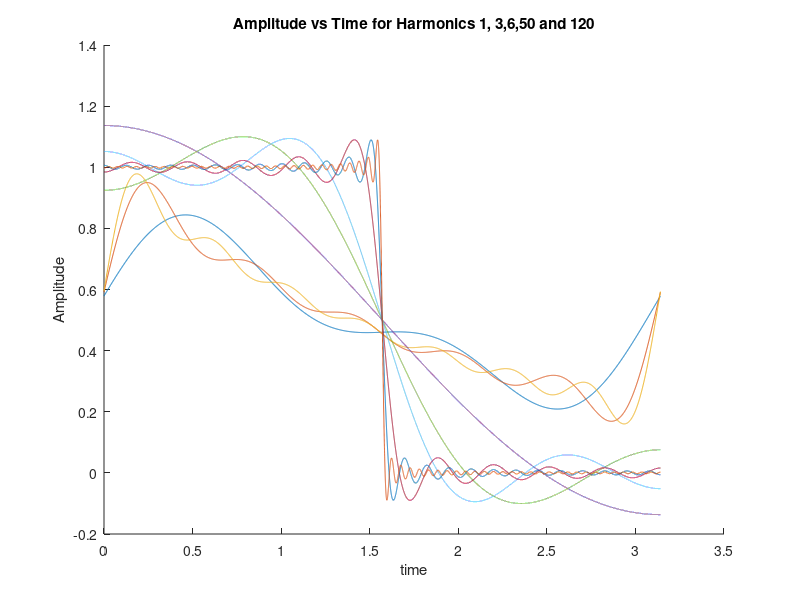
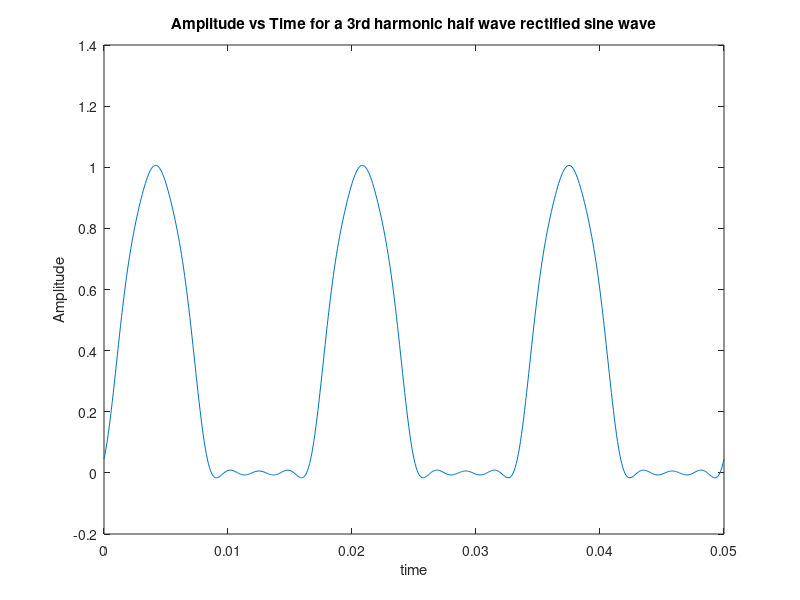
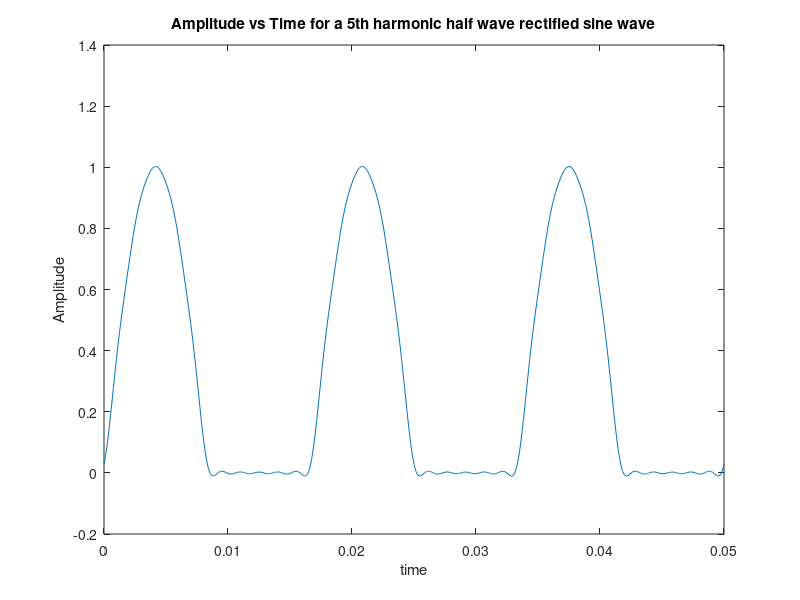
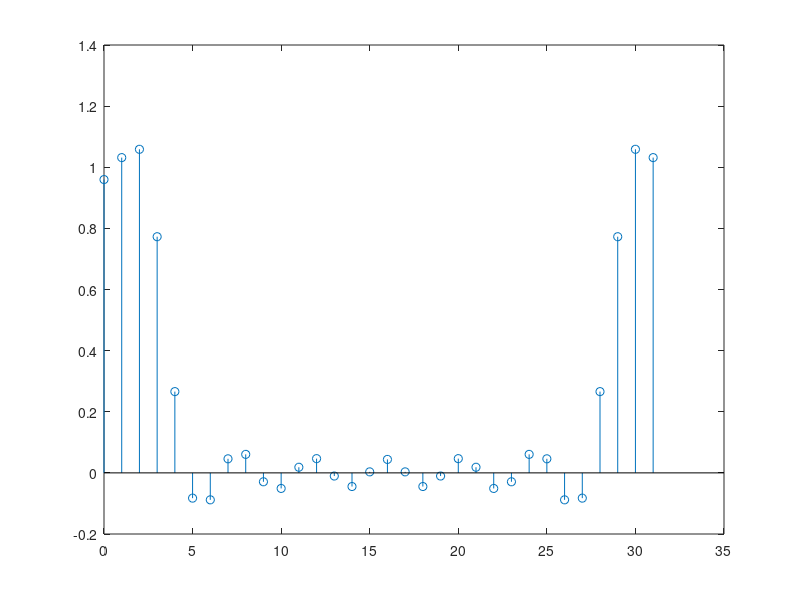

MATLAB code to generate these figures, in order:
%% Lab 3 Fourier Series
% By Chrisotpher W. Fingers
% EE 382 Tuesday/Thursday 3:30 pm - 5:45 Pm

%% Part 1 Compact Fourier

% Define variables and vector
count =1;
y =0;
n = 3;
cn = [ 0.504 .244 .125 .084 .063 .0504 .042 .036];
t= 0:0.001:pi;

% Create while loop to add counted values to y vector
while count ~=n
    x = (2/(sqrt(1+16*(count)^2))*cos(2.*count.*t - atan(4*count)));
    y = y +x;   
    count = count+1;
end

% Add A0 value to compact fourier equation
 y = cn(1) + cn(1).*y;
 
hold on
plot(t,y)
xlabel('Time(sec)');
ylabel('Amplitude');
title ('Amplitude vs Time 2, 5 and 7 Harmonics');
 
y = 0;
n = 6;
count =1;
while count ~=n
    x = 2/(sqrt(1+16*(count)^2))*cos(2.*count.*t - atan(4*count));
    y = y +x;
    count = count+1;
end
    y = cn(1) + cn(1).*y;

hold on
plot(t,y)

y =0;
n = 8;
count =1;
while count ~=n
    x = (2/(sqrt(1+16*(count)^2))*cos(2.*count.*t - atan(4*count)));
    y = y +x;
    count = count+1;
    phi = atand(4*count);
end
 y = cn(1) + cn(1).*y;

hold on
plot(t,y)

% As the different harmonics are plotted against eachother the shape of the
% graph becomes more defined to how it should look, an exponential decay.

%% Part B

clc,clear;
% Define variables
t = 0:0.0001:pi;
A0 = 1/2;
w= 0;
n = 1;
count =1;
% Create while loop for the compact fourier equation.
while count ~= n+1
    
    An = (2./(count.*pi)).*sin(count.*pi./2);
    Omega = An.*cos(t.*count);
    w = w+Omega;
    count = count+1;
end

hold on
Endw = 1/2 + w;
plot(t,Endw)
xlabel('time');
ylabel('Amplitude');
title('Amplitude vs Time for Harmonics 1, 3,6,50 and 120');

w = 0;
Endw = 0;
n = 3;
count =1;
while count ~= n+1
    
    An = (2./(count.*pi)).*sin(count.*pi./2);
    Omega = An.*cos(t.*count);
    w = w+Omega;
    count = count+1;
end

hold on
Endw = 1/2 + w;
plot(t,Endw)

w = 0;
Endw = 0;
n = 6;
count =1;
while count ~= n+1
    
    An = (2./(count.*pi)).*sin(count.*pi./2);
    Omega = An.*cos(t.*count);
    w = w+Omega;
    count = count+1;
end

hold on
Endw = 1/2 + w;
plot(t,Endw)

w = 0;
Endw = 0;
n = 20;
count =1;
while count ~= n+1
    
    An = (2./(count.*pi)).*sin(count.*pi./2);
    Omega = An.*cos(t.*count);
    w = w+Omega;
    count = count+1;
end

hold on
Endw = 1/2 + w;
plot(t,Endw)

w = 0;
Endw = 0;
n = 50;
count =1;
while count ~= n+1
    
    An = (2./(count.*pi)).*sin(count.*pi./2);
    Omega = An.*cos(t.*count);
    w = w+Omega;
    count = count+1;
end

hold on
Endw = 1/2 + w;
plot(t,Endw)

w = 0;
Endw = 0;
n = 120;
count =1;
while count ~= n+1
    
    An = (2./(count.*pi)).*sin(count.*pi./2);
    Omega = An.*cos(t.*count);
    w = w+Omega;
    count = count+1;
end

hold on
Endw = 1/2 + w;
plot(t,Endw)

%As the more and more Harmonics are increased the shape of the square wave
%begins to take form.

%%
clc,clear
n = 3;
t = 0:1/12000:0.05;
A=1;
w = 2*pi/(1/60);
count = 1;
xx = 0;
End = 0;

% Use the fourier transform equation for the half wave rectified sine.
for count = 1:n;
   xx = xx + cos(2*count*w*t) /(4*count^2 -1);
end
    End = A/pi + (A/2)*sin(w*t) - (2*A/pi)*xx;
    
    figure
    plot(t,End)
    xlabel('time');
    ylabel('Amplitude');
    title('Amplitude vs Time for a 3rd harmonic half wave rectified sine wave');
    
n = 5;
t = 0:1/12000:0.05;
A=1;
w = 2*pi/(1/60);
count = 1;
xx = 0;
End = 0;

% Use the fourier transform equation for the half wave rectified sine.
for count = 1:n;
   xx = xx + cos(2*count*w*t) /(4*count^2 -1);
end
    End = A/pi + (A/2)*sin(w*t) - (2*A/pi)*xx;
    
    figure
    plot(t,End)
    xlabel('time');
    ylabel('Amplitude');
    title('Amplitude vs Time for a 5th harmonic half wave rectified sine wave');
    
n = 7;
t = 0:1/12000:0.05;
A=1;
w = 2*pi/(1/60);
count = 1;
xx = 0;
End = 0;

% Use the fourier transform equation for the half wave rectified sine.
for count = 1:n;
   xx = xx + cos(2*count*w*t) /(4*count^2 -1);
end
    End = A/pi + (A/2)*sin(w*t) - (2*A/pi)*xx;
    
    figure
    plot(t,End)
    xlabel('time');
    ylabel('Amplitude');
    title('Amplitude vs Time for a 7th harmonic half wave rectified sine wave');
   
 
%% Part 4 Dft/FFt

clc,clear;
Ts=1/64;
T0=4;
N0=T0/Ts;
t=0:Ts:Ts*(N0-1);
t=t';
g=Ts*exp(-2*t);
g(1)=Ts*0.5;
G=fft(g);
[Gp,Gm]=cart2pol(real(G),imag(G));
k=0:N0-1;
k=k';
w=2*pi*k/T0;
subplot(211), stem(w(1:32),Gm(1:32));
subplot(212),stem(w(1:32),Gp(1:32))

%% Part 5 FFt

clc,clear
B=4;
f0=1/4;
Ts=1/(2*B);
T0=1/f0;
N0=T0/Ts;
k=0:N0-1;
k=k';
for m =1:length(k)
    if k(m)>=0 & k(m)<=3, gk(m)=1; end
    if k(m)==4 & k(m)==28 gk(m)=0.5; end
    if k(m)>=5 & k(m)<=27, gk(m)=0; end
    if k(m)>=29 & k(m)<=31, gk(m)=1; end
end
gk=gk';
Gr=fft(gk);
subplot(211),stem(k,gk)
subplot(212),stem(k,Gr)


%% Part 7 Filtering

clc,clear
B=4;
f0=1/4;
Ts=1/(2*B);
T0=1/f0;
N0=T0/Ts;
k=0:N0-1;
k=k';
for m =1:length(k)
    if k(m)>=0 & k(m)<=3, gk(m)=1; end
    if k(m)==4 & k(m)==28 gk(m)=0.5; end
    if k(m)>=5 & k(m)<=27, gk(m)=0; end
    if k(m)>=29 & k(m)<=31, gk(m)=1; end
end
gk=gk';
Gr=fft(gk);
subplot(211),stem(k,gk)
subplot(212),stem(k,Gr)
r=0:32; r=r';
for m = 1:length(r)
    if r(m) >=0 & r(m)<=7, Hr(m)=1; end
    if r(m) >=25 & r(m) <=31, Hr(m) = 1; end
    if r(m) >= 9 & r(m) <=23, Hr(m) =0; end
    if r(m) ==8 & r(m) == 24, Hr(m) = 0.5; end
end
Hr = Hr';
Yr=Gr.*Hr;
yk = ifft(Yr);
clf, stem(k,yk)